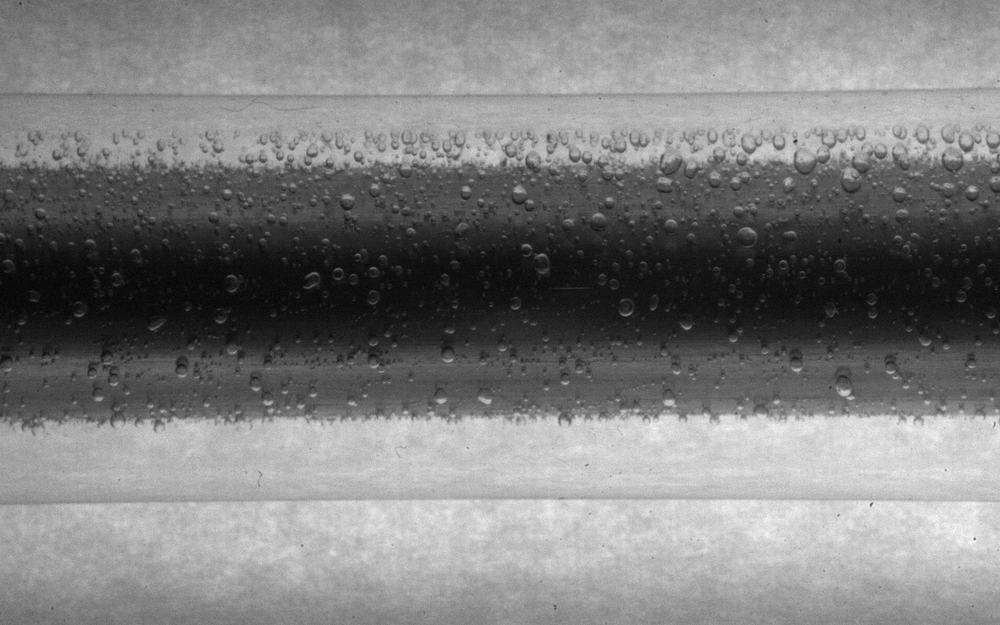
#> input picture representation_images/Measurement0081.png, 1000 x 625 px, shrunk from 1280 x 800 before the run
$ jupyter execute --allow-errors curvature_analysis.ipynb   (shell and % lines are left out)
#> lines starting #> are read from the running program, lines starting #| are printed output that depends on the picture; after the words box and inside, x2 and y2 are one past the last pixel; in counts of white or black regions, pixels touching at a corner belong together
[cell 1]
from tkinter import Tk
from tkinter.filedialog import askopenfilename
import cv2
import numpy as np
import math
from scipy.signal import convolve2d
import matplotlib.pyplot as plt
from scipy.ndimage import gaussian_filter1d

[cell 2]
""" root = Tk()
root.withdraw()
file_path = askopenfilename(filetypes=[("Image files", "*.jpg;*.jpeg;*.png;*.bmp;*.tiff")]) """

root = Tk()
root.withdraw()
root.call('wm', 'attributes', '.', '-topmost', True)
file_path = askopenfilename(filetypes=[("Image files", "*.jpg;*.jpeg;*.png;*.bmp;*.tiff")])
#> the answer given: representation_images/Measurement0081.png
print(file_path)

[cell 3]
image1 = cv2.imread(file_path, cv2.IMREAD_GRAYSCALE)
#> image1 is the input picture: shape (625, 1000); min 2, max 249, mean 125.3

ret, thresh1 = cv2.threshold(image1, 127, 255, cv2.THRESH_BINARY)
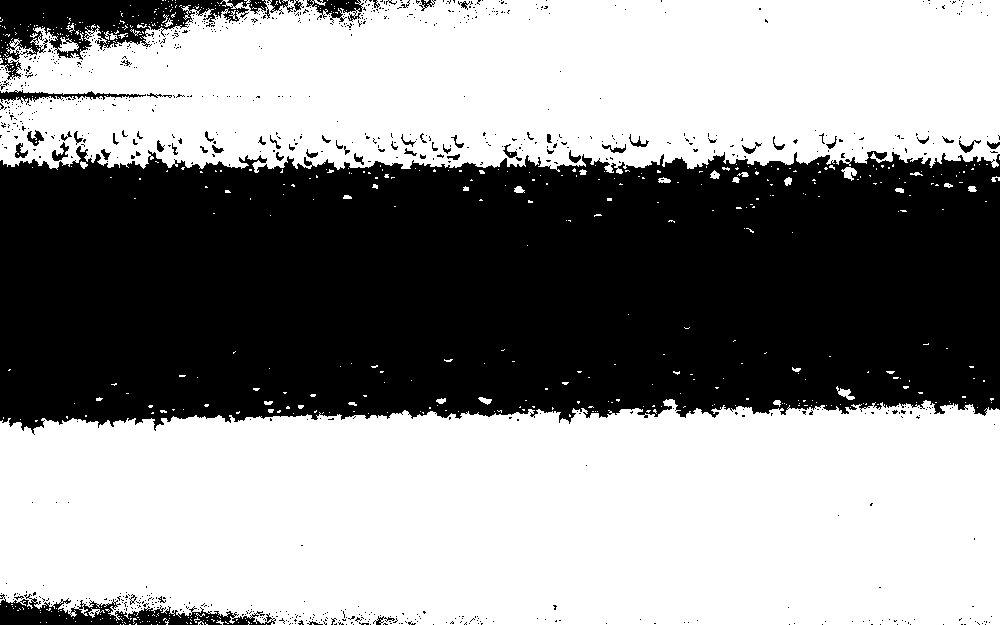
#> thresh1: shape (625, 1000); 57.2% white; 874 black regions (812 under 20 px), largest, box (x1, y1, x2, y2) and area: (0, 146, 1000, 435) 248718, (0, 0, 270, 80) 8391, (0, 594, 276, 625) 3806

blurred = cv2.GaussianBlur(image1, (3, 3), sigmaX=0, sigmaY=0)
can = cv2.Canny(blurred, threshold1=30, threshold2=60)
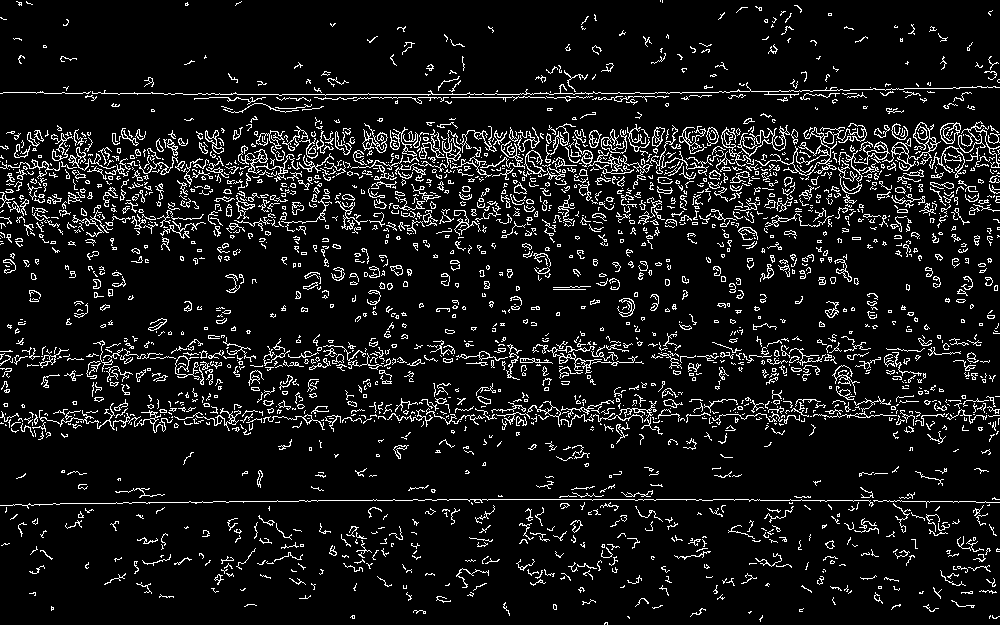
#> can: shape (625, 1000); 8.7% white in thin lines or dots
#can = cv2.Canny(blurred, threshold1=30, threshold2=50)
plt.figure(figsize=(12, 8))
plt.imshow(can, cmap="gray")
plt.show()

[cell 4]
contours, _ = cv2.findContours(can, cv2.RETR_TREE, cv2.CHAIN_APPROX_SIMPLE)
#> contours = 3357 contours, 3020 with area under 20; largest, box (x1, y1, x2, y2) and area: (755, 123, 867, 176) 648, (882, 122, 941, 171) 544, (792, 151, 831, 176) 341, (737, 125, 790, 157) 332, (940, 122, 961, 144) 292

contour_lengths = [(cv2.arcLength(contour, False), contour) for contour in contours]
#> contour_lengths = 3357 items
sc = sorted(contour_lengths, key=lambda x: x[0], reverse=True)
#> sc = 3357 items

# Draw the two longest contours on the original image
""" if len(sorted_contours) > 0:
    for i in range(len(sorted_contours)):
        if (cv2.arcLength(sorted_contours[i][1], False) > 20):
            cv2.drawContours(image1, [sorted_contours[i][1]], -1, (0, 255, 0), 2) """

empty = np.zeros_like(image1)
image1 = cv2.cvtColor(image1, cv2.COLOR_GRAY2RGB)

sorted_contours = []
for i in range(len(sc)):
    current_contour = sc[i][1]
    if cv2.contourArea(current_contour) *3 < cv2.arcLength(current_contour, True):
        sorted_contours.append(sc[i])
        cv2.drawContours(empty, [current_contour], -1, (255, 255, 255), 1)
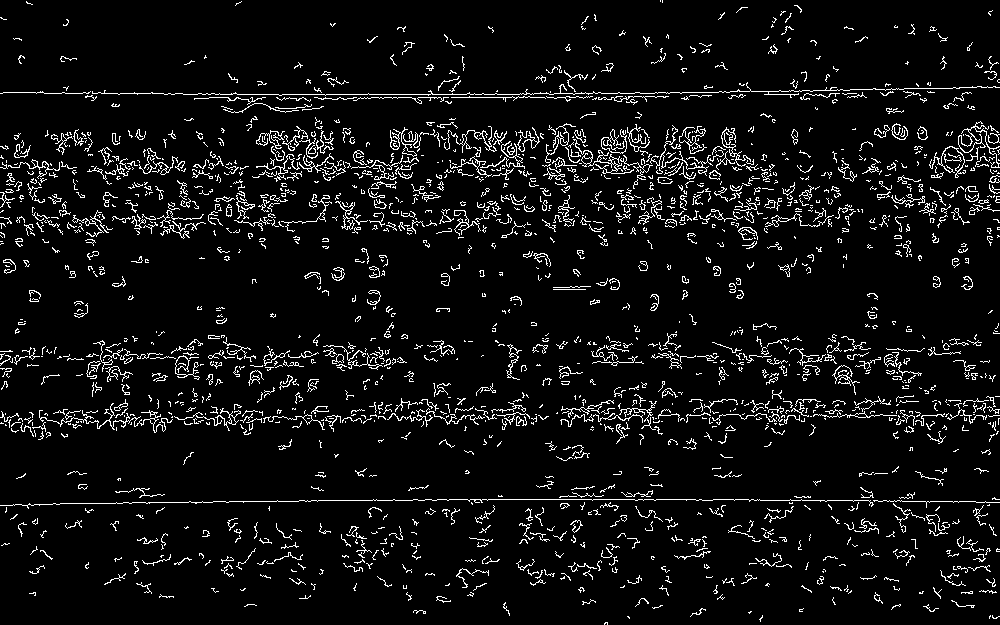
#> empty: shape (625, 1000); 6.4% white in thin lines or dots
#> after the loop, sorted_contours = 1823 items

plt.figure(figsize=(12, 8))
plt.imshow(empty, cmap="gray")

[cell 5]
end_points = []
for i in range(len(sorted_contours)):
    current_contour = sorted_contours[i][1]
    eps = [(np.inf,np.inf), (0,0)]
    for point in current_contour:
        if point[0][0] < eps[0][0]:
            eps[0] = list(point[0])

        if point[0][0] > eps[1][0]:
            eps[1] = list(point[0])

    end_points.append(eps)
#> after the loop, end_points = 1823 items

print(list(zip(*end_points))[0])
#> (printed output is left out)
print(list(zip(*end_points))[1])
for i, p1 in enumerate(list(zip(*end_points))[0]):
    print(f"\r", i, len(end_points), end="")
    min_distance = float('inf')
    closest_point = None
    cpt_index = 0
    for j, p2 in enumerate(list(zip(*end_points))[1]):
        distance = np.linalg.norm(np.asarray(p1) - np.asarray(p2))
        if distance < min_distance:
            min_distance = distance
            closest_point = p2
            cpt_index = j

    cpy = np.copy(image1)
    if (min_distance < 20):
        cv2.drawContours(cpy, [sorted_contours[i][1], sorted_contours[cpt_index][1]], -1, (0, 255, 0), 2)
        cv2.circle(cpy, closest_point, 3, (0,0,255), -1)
        cv2.circle(cpy, p1, 3, (255,0,0), -1)
        cv2.line(empty, closest_point, p1, (255,255,255), 1)

    """ cv2.imshow("image", cpy)
    cv2.waitKey() """
#> this loop made 1823 passes
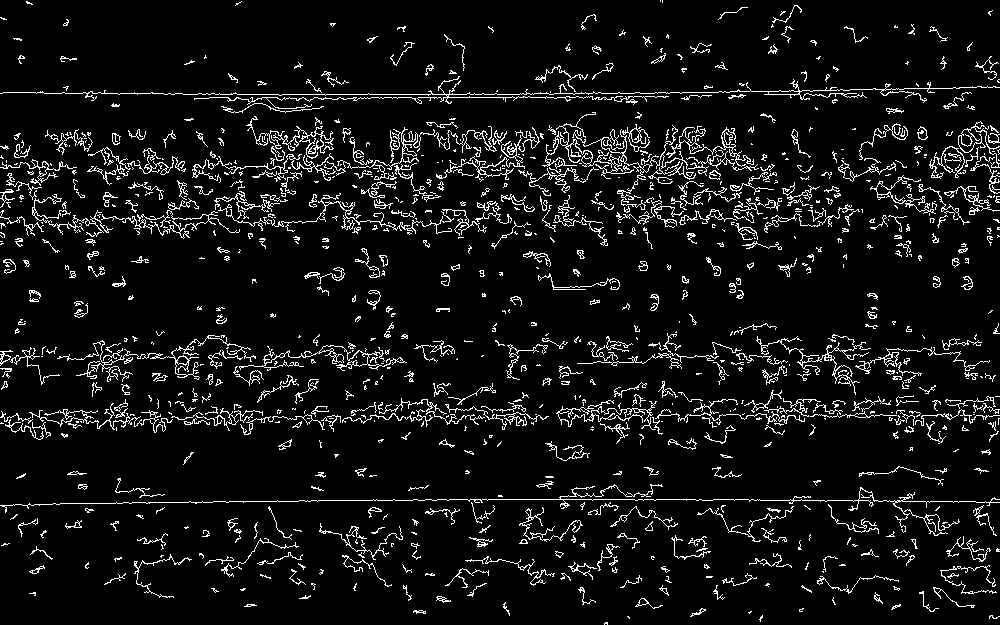
#> empty: shape (625, 1000); 7.2% white in thin lines or dots

contours, _ = cv2.findContours(empty, cv2.RETR_TREE, cv2.CHAIN_APPROX_SIMPLE)
#> contours = 1712 contours, 1478 with area under 20; largest, box (x1, y1, x2, y2) and area: (0, 76, 1000, 109) 320, (324, 126, 497, 180) 276, (436, 127, 540, 182) 248, (572, 125, 759, 180) 248, (57, 335, 256, 382) 240

plt.figure(figsize=(12, 8))
plt.imshow(empty)

contour_lengths = [(cv2.arcLength(contour, False), contour) for contour in contours]
#> contour_lengths = 1712 items
sorted_contours = sorted(contour_lengths, key=lambda x: x[0], reverse=True)
#> sorted_contours = 1712 items

process_image = np.zeros_like(empty)

if len(sorted_contours) > 0:
    for i in range(min(2, len(sorted_contours))):
        cv2.drawContours(process_image, [sorted_contours[i][1]], -1, (255, 255, 255), 1)
#> this loop made 2 passes
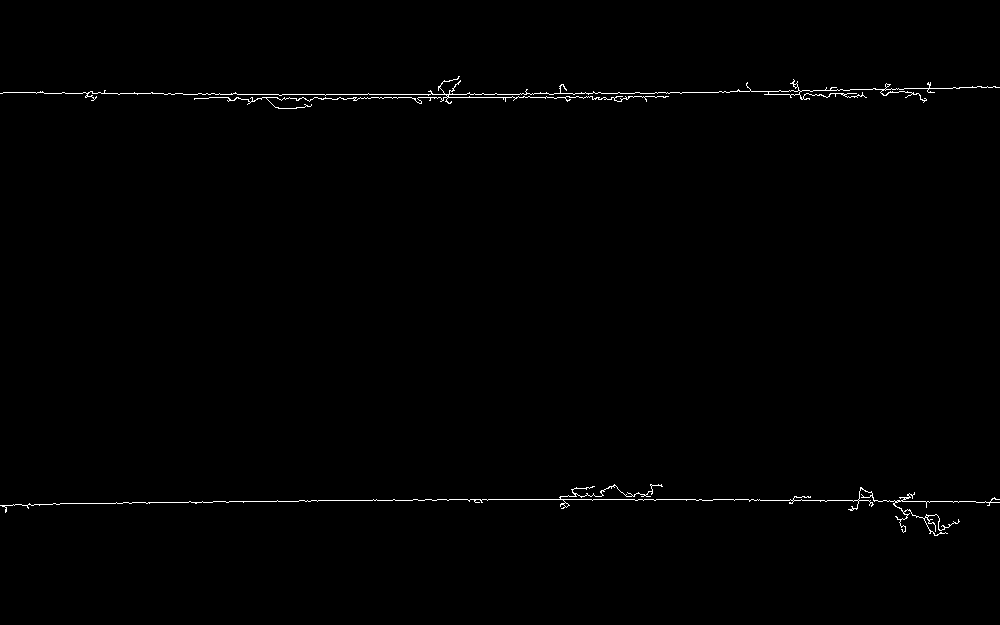
#> process_image: shape (625, 1000); 0.61% white in thin lines or dots, all inside (x1, y1, x2, y2) = (0, 76, 1000, 536)

plt.imshow(process_image)
plt.show()

[cell 6]
plt.figure(figsize=(12, 8))
plt.imshow(empty)

[cell 7]
def fit_parabola(height):
    sigma = 2.0  # Standard deviation for Gaussian kernel
    smooth_col = gaussian_filter1d(height, sigma)
    x_val = np.asarray(range(len(height)))

    median = np.median(smooth_col)
    std = np.std(smooth_col)

    # Define the range to filter out extreme values (within two standard deviations from the mean)
    lower_bound = median - 200
    upper_bound = median + 200

    mask = (smooth_col >= lower_bound) & (smooth_col <= upper_bound)
    x_filtered = x_val[mask]
    smooth_col_filtered = smooth_col[mask]

    coefficients = np.polyfit(x_filtered, smooth_col_filtered, 2)
    polynomial = np.poly1d(coefficients)
    y_values = polynomial(x_val)

    return y_values, coefficients

top_height = []
bottom_height = []

for col in range(process_image.shape[1]):
    top_c = 0
    bottom_c = 0
    for row in range(process_image.shape[0]):
        if process_image[row, col] == 0:
            top_c += 1
        elif process_image[row, col] == 255:
            break
    for row in reversed(range(process_image.shape[0])):
        if process_image[row, col] == 0:
            bottom_c += 1
        elif process_image[row, col] == 255:
            break

    cc = process_image.shape[0] - top_c - bottom_c
    top_height.append(top_c)
    bottom_height.append(process_image.shape[0] - bottom_c)

y_top, coef_top = fit_parabola(top_height)
#> coef_top = [-1.38e-05, 0.00776, 91.81]
y_bottom, coef_bottom = fit_parabola(bottom_height)
#> coef_bottom = [4.44e-05, -0.0389, 507.7]

print(f"Coefficients of top polynomial: {coef_top}")
print(f"Coefficients of bottom polynomial: {coef_bottom}")

tube_size = y_bottom - y_top
max_t = max(tube_size)
#> max_t = 427.4
min_t = min(tube_size)
#> min_t = 406.5
avg_t = np.mean(tube_size)
#> avg_t = 411.9

diff = max_t - min_t
#> diff = 20.88

p_diff = np.round(diff/avg_t * 100, 2)
#> p_diff = 5.07
diff = np.round(diff, 2)

print(f"Difference of maximum and minimum width: {p_diff}%, {diff}px")


plt.gca().invert_yaxis()

plt.plot(top_height, color="blue")
plt.plot(y_top, color="red")
plt.plot(bottom_height, color="blue")
plt.plot(y_bottom, color="red")
plt.show()
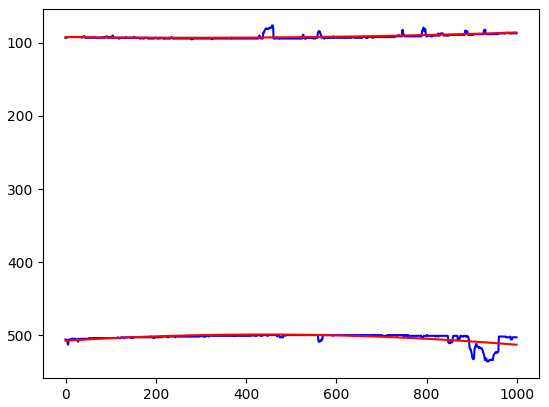
#> figure drawn by matplotlib, 1 panel; curve peaks at x = 279, y = 95; curve peaks at x = 280, y = 92.9; curve peaks at x = 934, y = 536
